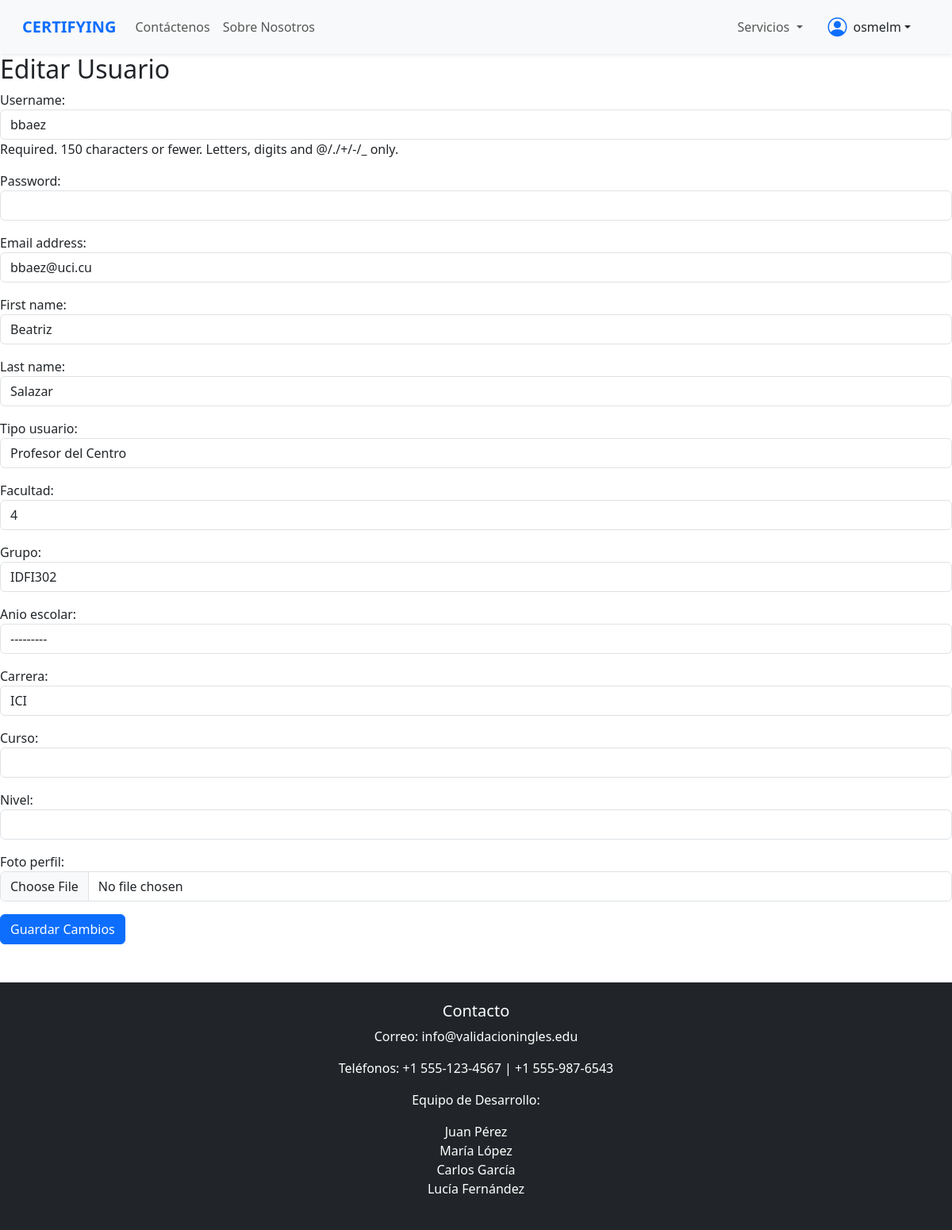
Screenshot of /usuarios/editar/3/ (signed in) with the database file from the repository.
### gestion/models.py (models this page shows, shortened)
class Usuario(AbstractUser):
    TIPO_USUARIO = [
        ('estudiante', 'Estudiante'),
        ('profesor', 'Profesor del Centro')
    ]
    anios =[
        ('1', 'primero'),
        ('2', 'segundo'),
        ('3', 'tercero'),
        ('4', 'cuarto'),
    ]
    tipo_usuario = models.CharField(max_length=20, choices=TIPO_USUARIO)
    facultad = models.CharField(max_length=20)
    grupo = models.CharField(max_length=20,null=True, blank=True)
    anio_escolar = models.CharField(max_length=30, choices=anios, null=True, blank=True)
    carrera = models.CharField(max_length=100,null=True, blank=True)
    curso = models.CharField(max_length=30, blank=True, null=True)
    nivel = models.CharField(max_length=10,null=True, blank=True)
    foto_perfil = models.ImageField(upload_to=ruta_foto_perfil, null=True, blank=True)
    def es_profesor(self):
        return self.tipo_usuario == 'profesor'

### gestion/vistas/vista_usuario.py (the view)
# urls.py: path('usuarios/editar/<int:usuario_id>/', vista_usuario.editar_usuario, name='editar_usuario'),
def editar_usuario(request, usuario_id):
    if not request.user.is_authenticated:
        messages.warning(request, "Debes iniciar sesión para acceder a esta página.")
        return redirect('login')
    if not request.user.es_profesor():
        messages.warning(request, "No tienes permisos para acceder a esta sección.")
        return redirect('pagina_principal')
    usuario = get_object_or_404(Usuario, id=usuario_id)
    if request.method == 'POST':
        form = UsuarioForm(request.POST, request.FILES, instance=usuario)  # <-- CORREGIDO
        if form.is_valid():
            usuario = form.save(commit=False)
            usuario.save()
            return redirect('lista_usuarios')
    else:
        form = UsuarioForm(instance=usuario)
    return render(request, 'usuarios/editar_usuario.html', {'form': form})

### templates/usuarios/editar_usuario.html (shortened to what this page needs)
{% extends 'base.html' %}
{% load static %}
{% block content %}
<h2>Editar Usuario</h2>
<form method="post" enctype="multipart/form-data">
    {{ form.as_p }}
    <button type="submit" class="btn btn-primary">Guardar Cambios</button>
</form>
{% endblock %}

### templates/base.html (shortened to what this page needs)
{% load static %}
<!DOCTYPE html>
<html lang="es">
<head>
    <link rel="stylesheet" href="{% static 'css/bootstrap.min.css' %}">
    <link rel="stylesheet" href="{% static 'css/bootstrap-icons.css' %}">
    <link rel="stylesheet" href="{% static 'css/base.css' %}">
</head>
<body style="margin: 0; padding: 0;">
<nav class="navbar navbar-expand-lg navbar-light bg-light shadow-sm px-3">
  <div class="container-fluid">
    <a class="navbar-brand fw-bold text-primary" href="{% url 'pagina_principal' %}">CERTIFYING</a>
    <div class="collapse navbar-collapse" id="navbarMain">
      <ul class="navbar-nav me-auto mb-2 mb-lg-0">
        <li class="nav-item">
          <a class="nav-link" href="#">Contáctenos</a>
        </li>
        <li class="nav-item">
          <a class="nav-link" href="#">Sobre Nosotros</a>
        </li>
      </ul>
      <ul class="navbar-nav mb-2 mb-lg-0 d-flex align-items-lg-center">
        <li class="nav-item dropdown me-lg-3">
          <a class="nav-link dropdown-toggle" href="#" id="serviciosDropdown" role="button" data-bs-toggle="dropdown" aria-expanded="false">
            Servicios
          </a>
        </li>
        {% if request.user.is_authenticated %}
        <li class="nav-item dropdown d-flex align-items-center me-lg-3">
          <a class="nav-link dropdown-toggle d-flex align-items-center text-reset text-decoration-none"
             href="#" id="usuarioDropdown" role="button" data-bs-toggle="dropdown" aria-expanded="false">
            <i class="bi bi-person-circle fs-4 text-primary me-2"></i>
            <span class="text-nowrap">{{ request.user.username }}</span>
          </a>
            <a class="dropdown-item" href="{% url 'perfil' %}">Perfil</a></li>
          </ul>
        {% else %}
        <li class="nav-item">
            <a href="{% url 'login' %}" class="btn btn-outline-primary  btn-sm">Iniciar sesión</a>
        </li>
        {% endif %}
    </div>
  </div>
</nav>
    <main id="main" style="margin: 0; padding: 0; width: 100%">
        {% block content %}
        {% endblock %}
    </main>
    <footer class="text-center mt-5 bg-dark text-white py-4">
        <h5>Contacto</h5>
        <p>Correo: info@validacioningles.edu</p>
        <p>Teléfonos: +1 555-123-4567 | +1 555-987-6543</p>
        <p>Equipo de Desarrollo:</p>
        <ul class="list-unstyled">
            <li>Juan Pérez</li>
            <li>María López</li>
            <li>Carlos García</li>
            <li>Lucía Fernández</li>
        </ul>
    </footer>
</body>
</html>

### static/css/base.css (style rules this page uses)
* { margin: 0; padding: 0; box-sizing: border-box; }
#main { width:100%; }

### rows the page displays
Usuario: user.username "osmelm"
Usuario: username "bbaez", email "bbaez@uci.cu", first_name "Beatriz", last_name "Salazar", tipo_usuario "Profesor del Centro", facultad "4", grupo "IDFI302", anio_escolar "---------", carrera "ICI"
